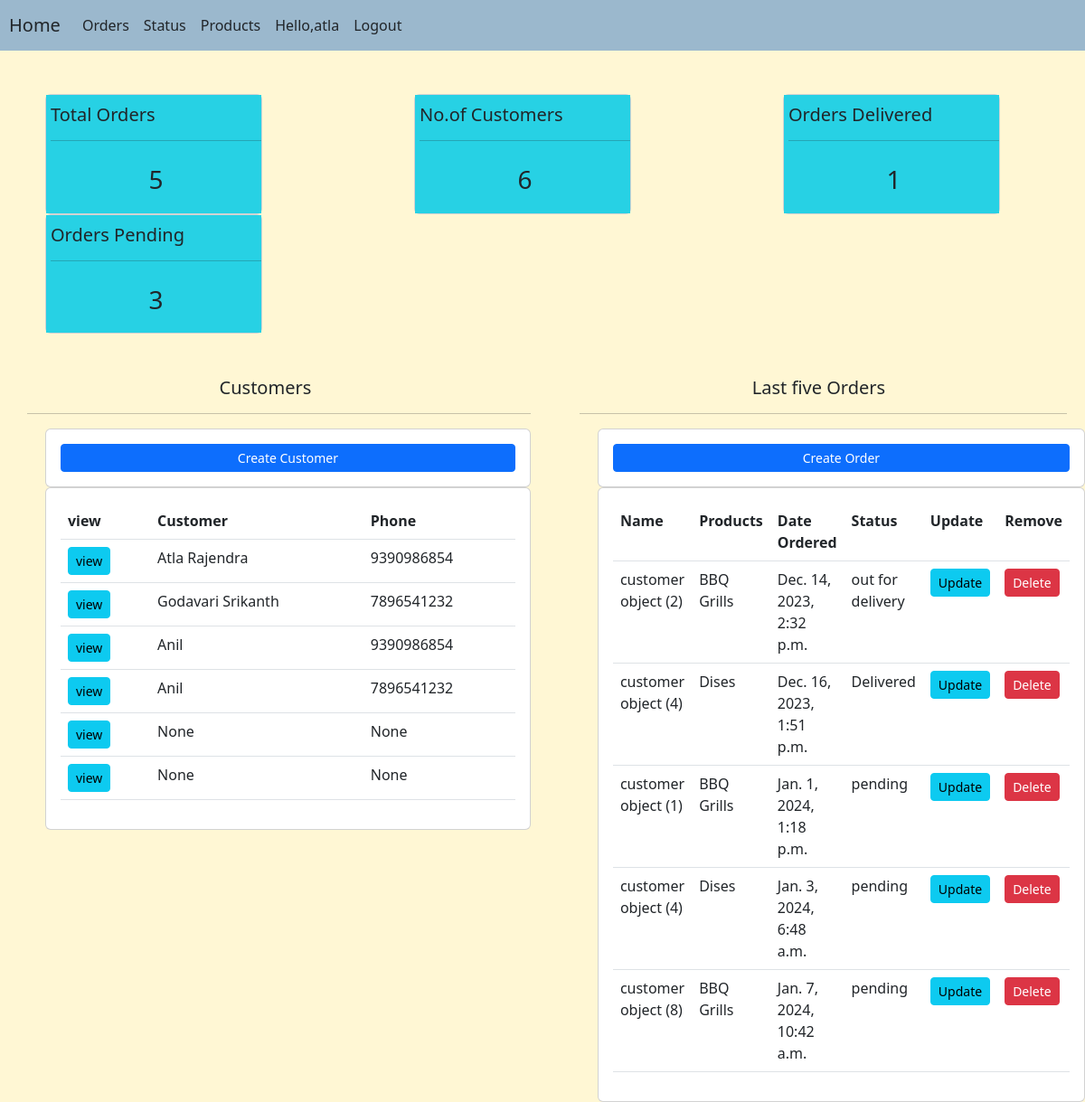
/order/ (signed in), run on the app's committed database.
### test_app/models.py (models this page shows, shortened)
class customer(models.Model):
    user=models.OneToOneField(User,null=True, on_delete=models.CASCADE)
    name=models.CharField(max_length=200,null=True)
    email=models.CharField(max_length=200,null=True)
    phone = models.CharField(max_length=200,null=True)
    date_created =models.DateTimeField(auto_now_add=True,null=True)
    profile_pic=models.ImageField(default="profile.jpeg", null=True,blank=True)

class Order(models.Model):
    STATUS=(
        ('pending','pending'),
        ('out for delivery','out for delivery'),
        ('Delivered','Delivered')
    )
    customer=models.ForeignKey(customer,null=True,on_delete=models.SET_NULL)
    product=models.ForeignKey(Product,null=True,on_delete=models.SET_NULL)
    date_created=models.DateTimeField(auto_now_add=True,null=True)
    status=models.CharField(max_length=200,null=True,choices=STATUS)

class Product(models.Model):
    CATEGORY=(
        ('indore','indore'),
        ('outdore','outdore')
    )
    name=models.CharField(max_length=200,null=True)
    price=models.FloatField(null=True)
    category=models.CharField(max_length=200,null=True,choices=CATEGORY)
    description=models.CharField(max_length=200,null=True,blank=True)
    date_created=models.DateTimeField(auto_now_add=True,null=True)
    tag=models.ManyToManyField(Tag)
    def __str__(self):
        return self.name

### test_app/decrators.py (the view)
        def wrapper_func(request,*arg,**kwargs):
            group=None
            if request.user.groups.exists():
                group=request.user.groups.all()[0].name
            if group in allowed_roles:
                return view_func(request,*arg,**kwargs)
            else:
                return HttpResponse('Your are not authorised to view this page')

### test_app/decrators.py (called while the page is built)
def allowed_users(allowed_roles=[]):
    def decrators(view_func):
        def wrapper_func(request,*arg,**kwargs):
            group=None
            if request.user.groups.exists():
                group=request.user.groups.all()[0].name
            if group in allowed_roles:
                return view_func(request,*arg,**kwargs)
            else:
                return HttpResponse('Your are not authorised to view this page')
        return wrapper_func
    return decrators

### test_app/views.py (called while the page is built)
@login_required(login_url='login')
@allowed_users(allowed_roles=['admin'])
def order(request):
    orders=Order.objects.all()
    customers=customer.objects.all()
    total_customers=customers.count()
    total_orders=orders.count()
    delivered=orders.filter(status='Delivered').count()
    pending=orders.filter(status='pending').count()
    context={'orders':orders,'customers':customers,'total_orders':total_orders,
             'delivered':delivered,'pending':pending,'total_customers':total_customers }
    return render(request,'test_app/order.html',context)

### test_app/templates/test_app/order.html (shortened to what this page needs)
{% load static %}
{% include 'test_app/blog.html' %}
<div class="row">
    <div class="col-md">
        <h5 style="text-align: center;">Customers</h5>
            <hr style="margin-left:30px;">
        <div class="card card-body">
            <a class="btn btn-primary btn-sm btn-block" href="">Create Customer</a>
        </div>
        <div class="card card-body">
            <table class="table">
                <tr>
                    <th>     view</th>
                    <th>Customer</th>
                    <th>Phone</th>
                </tr>
                {% for customer in customers %}
                <tr>
                    <td><a class="btn btn-sm btn-info" href="{% url 'customers' customer.id %}"> view</a></td>
                    <td>{{customer.name}}</td>
                    <td>{{customer.phone}}</td>
                    </tr>
                {% endfor %}
            </table>
        </div>
    </div>
<br>
    <div class="col-md">
        <h5 style="text-align: center;">Last five Orders</h5>
        <hr style="margin-left: 30px; margin-right: 20px;">
        <div class="card card-body" >
            <a class="btn btn-primary btn-sm btn-block" href="{% url 'order_form' %}">Create Order</a>
        </div>
        <div class="card card-body">
            <table class="table">
                <tr>
                    <th>Name</th>
                    <th>Products</th>
                    <th>Date Ordered</th>
                    <th>Status</th>
                    <th>Update</th>
                    <th>Remove</th>
                </tr>
                {% for order in orders %}
                <tr>
                    <td>{{order.customer}}</td>
                    <td>{{order.product}}</td>
                    <td>{{order.date_created}}</td>
                    <td>{{order.status}}</td>
                    <td><a class="btn btn-sm btn-info" href="{% url 'update_order' order.id %}">Update</a></td>
                    <td><a class="btn btn-sm btn-danger" href="{% url 'delete' order.id %}">Delete</a></td>
                    </tr>
                {% endfor %}
            </table>
        </div>
    </div>
</div>

### test_app/templates/test_app/blog.html (shortened to what this page needs)
{% include './main.html' %}
{% load static %}
<!DOCTYPE html>
<html lang="en">
<head>
</head>
<body>
  <br>
<br>
<div class="row">
    <div class="col">
<div class="card" style="width: 15rem;">
    <div class="card-body1">
      <h5 class="card-title">Total Orders</h5>
      <hr>
      <h3 style="text-align: center;padding: 10px;" class="card-text">{{total_orders}}</h3>
    </div>
  </div>
</div>
<div class="col">
    <div class="card" style="width: 15rem;">
      <div class="card-body1">
        <h5 class="card-title">No.of Customers</h5>
        <hr>
        <h3 style="text-align: center;padding: 10px;" class="card-text">{{total_customers}}</h3>
      </div>
    </div>
  </div>
<div class="col">
  <div class="card" style="width: 15rem;">
    <div class="card-body1">
      <h5 class="card-title">Orders Delivered</h5>
      <hr>
      <h3 style="text-align: center;padding: 10px;" class="card-text">{{delivered}}</h3>
    </div>
  </div>
</div>
<div class="col">
  <div class="card" style="width: 15rem;">
    <div class="card-body1">
      <h5 class="card-title">Orders Pending</h5>
      <hr>
      <h3 style="text-align: center;padding: 10px;" class="card-text">{{pending}}</h3>
    </div>
  </div>
</div>
</div>
</body>
</html>

### test_app/templates/test_app/main.html (shortened to what this page needs)
<!DOCTYPE html>
<html lang="en">
<head>
</head>
<body>
    {% include 'test_app/home.html' %}
</body>
</html>

### test_app/templates/test_app/home.html (shortened to what this page needs)
<!DOCTYPE html>
<html lang="en">
<head>
    <link href="https://cdn.jsdelivr.net/npm/bootstrap@5.2.1/dist/css/bootstrap.min.css" rel="stylesheet"
>
      </head>
<body>
    <nav class="navbar navbar-expand-lg navbar-light">
        <a style="margin-left: 10px;" class="navbar-brand text-dark" href="{% url 'home' %}">Home</a>
        <div class="collapse navbar-collapse" id="navbarNav">
          <ul class="navbar-nav">
            {% if request.user.is_staff %}
            <li class="nav-item active ">
              <a class="nav-link text-dark" href="{% url 'order' %}">Orders </a>
            </li>
            <li class="nav-item">
              <a class="nav-link text-dark" href="{% url 'blog' %}">Status</a>
            </li>
            <li class="nav-item">
              <a class="nav-link text-dark" href="{% url 'product' %}">Products</a>
            </li>
            {% endif %}
            {% if request.user.is_authenticated %}
            <li class="nav-item active ">
              <a class="nav-link text-dark" href="{% url 'settings' %}">Hello,{{request.user}} </a>
            </li>
          <li  class="nav-item active ">
              <a class="nav-link text-dark" href="{% url 'logout' %}">Logout</a>
            </li>
          {% else %}
          <li class="nav-item">
            <a class="nav-link text-dark" href="{% url 'login' %}">login/signup</a>
          </li>
          {% endif %}
          </ul>
        </div>
      </nav>
</body>
</html>

### test_app/templates/test_app/home.html (style rules this page uses)
.navbar { background-color: #9BB8CD; }
body { background-color: #FFF7D4; }

### test_app/templates/test_app/blog.html (style rules this page uses)
body { background-color: #FFF7D4; }
.card-body1 { background-color:#27d1e4; padding-top: 10px; padding-left: 5px; padding-bottom: 10px; }
.card { margin-left: 50px; }

### test_app/templates/test_app/order.html (style rules this page uses)
body { background-color: #FFF7D4; }

### data on the page
customer: name "Atla Rajendra", phone "9390986854"
customer: name "Godavari Srikanth", phone "7896541232"
customer: name "Anil", phone "9390986854"
customer: name "Anil", phone "7896541232"
customer: name "None", phone "None"
customer: name "None", phone "None"
Order: customer "customer object (2)", product "BBQ Grills", date_created "Dec. 14, 2023, 2:32 p.m.", status "out for delivery"
Order: customer "customer object (4)", product "Dises", date_created "Dec. 16, 2023, 1:51 p.m.", status "Delivered"
Order: customer "customer object (1)", product "BBQ Grills", date_created "Jan. 1, 2024, 1:18 p.m.", status "pending"
Order: customer "customer object (4)", product "Dises", date_created "Jan. 3, 2024, 6:48 a.m.", status "pending"
Order: customer "customer object (8)", product "BBQ Grills", date_created "Jan. 7, 2024, 10:42 a.m.", status "pending"

### other printed values
{{ request.user }} "atla"
{{ total_orders }} "5"
{{ total_customers }} "6"
{{ delivered }} "1"
{{ pending }} "3"
